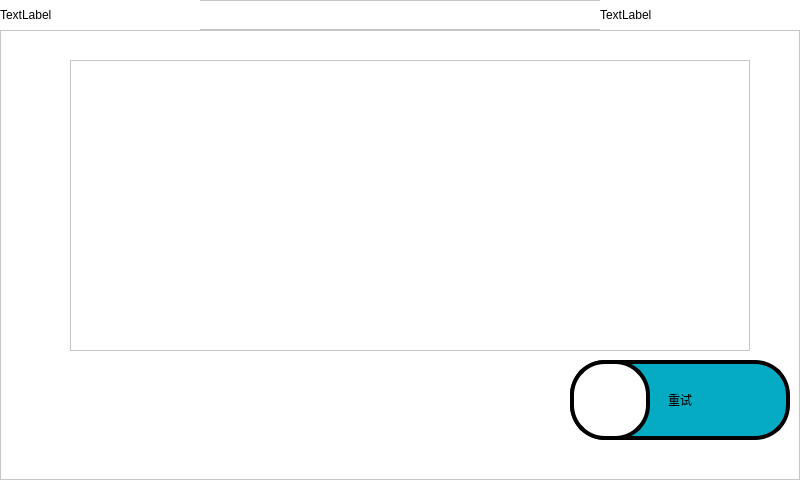
<?xml version="1.0" encoding="UTF-8"?>
<ui version="4.0">
 <class>Form</class>
 <widget class="QWidget" name="Form">
  <property name="geometry">
   <rect>
    <x>0</x>
    <y>0</y>
    <width>800</width>
    <height>480</height>
   </rect>
  </property>
  <property name="windowTitle">
   <string>Form</string>
  </property>
  <property name="styleSheet">
   <string notr="true">background-color: rgb(255, 255, 255);</string>
  </property>
  <widget class="QFrame" name="topframe">
   <property name="geometry">
    <rect>
     <x>0</x>
     <y>0</y>
     <width>800</width>
     <height>30</height>
    </rect>
   </property>
   <property name="frameShape">
    <enum>QFrame::StyledPanel</enum>
   </property>
   <property name="frameShadow">
    <enum>QFrame::Raised</enum>
   </property>
   <widget class="QLabel" name="title_label">
    <property name="geometry">
     <rect>
      <x>0</x>
      <y>0</y>
      <width>200</width>
      <height>30</height>
     </rect>
    </property>
    <property name="text">
     <string>TextLabel</string>
    </property>
   </widget>
   <widget class="QLabel" name="time_label">
    <property name="geometry">
     <rect>
      <x>600</x>
      <y>0</y>
      <width>200</width>
      <height>30</height>
     </rect>
    </property>
    <property name="text">
     <string>TextLabel</string>
    </property>
   </widget>
  </widget>
  <widget class="QFrame" name="centerframe">
   <property name="geometry">
    <rect>
     <x>0</x>
     <y>30</y>
     <width>800</width>
     <height>450</height>
    </rect>
   </property>
   <property name="frameShape">
    <enum>QFrame::StyledPanel</enum>
   </property>
   <property name="frameShadow">
    <enum>QFrame::Raised</enum>
   </property>
   <widget class="QTextEdit" name="textEdit">
    <property name="geometry">
     <rect>
      <x>70</x>
      <y>30</y>
      <width>680</width>
      <height>291</height>
     </rect>
    </property>
    <property name="styleSheet">
     <string notr="true">font: 20pt &quot;宋体&quot;;</string>
    </property>
   </widget>
   <widget class="QPushButton" name="btnRetry">
    <property name="geometry">
     <rect>
      <x>570</x>
      <y>330</y>
      <width>220</width>
      <height>80</height>
     </rect>
    </property>
    <property name="styleSheet">
     <string notr="true">QPushButton {
font: 20pt &quot;宋体&quot;;
border:4px solid rgb(0,0,0);
background-color:#05abc2;
border-radius: 35px;
}

QPushButton:pressed{
background-color: rgb(255, 0, 0);
}
</string>
    </property>
    <property name="text">
     <string>重试</string>
    </property>
   </widget>
   <widget class="QLabel" name="retry_icon_label">
    <property name="geometry">
     <rect>
      <x>570</x>
      <y>330</y>
      <width>80</width>
      <height>80</height>
     </rect>
    </property>
    <property name="styleSheet">
     <string notr="true">font: 20pt &quot;幼圆&quot;;
border:4px solid rgb(0,0,0);
background-color: rgb(255, 255, 255);
border-radius: 35px;

</string>
    </property>
    <property name="text">
     <string/>
    </property>
   </widget>
  </widget>
 </widget>
 <resources/>
 <connections/>
</ui>
